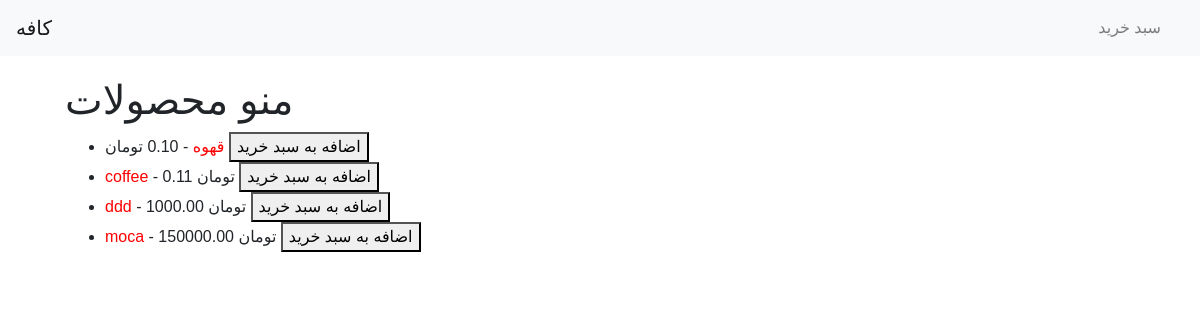
/menu/, run on an earlier commit of the app's database.
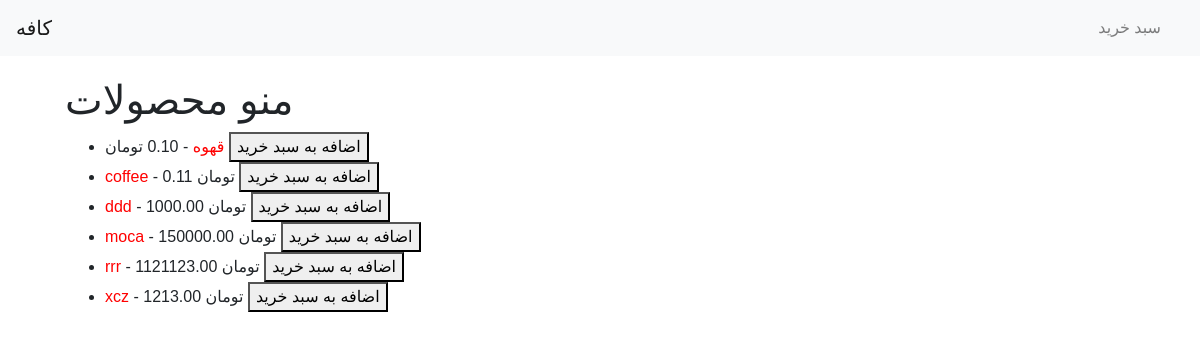
And on a later commit of the database.
### product/models.py (models this page shows, shortened)
class Product(models.Model):
    name = models.CharField(max_length=100)
    description = models.TextField()
    price = models.DecimalField(max_digits=10, decimal_places=2)
    image = models.ImageField(upload_to='img/', default='img/special-1.jpg')

### product/views.py (the view)
# urls.py: path('menu/', menu, name='menu'),
def menu(request):
    products = Product.objects.all()
    return render(request, 'product/menu.html', {'products': products})

### product/templates/product/menu.html (shortened to what this page needs)
{% extends 'product/base.html' %}
{% block content %}
<h1>منو محصولات</h1>
<ul>
    {% for product in products %}
        <li>
            <a href="{% url 'product_detail' product.id %}">{{ product.name }}</a>
            - {{ product.price }} تومان
            <form action="{% url 'cart_add' %}" method="post" style="display:inline;">
                <button type="submit">اضافه به سبد خرید</button>
            </form>
        </li>
    {% endfor %}
</ul>
{% endblock %}

### product/templates/product/base.html (shortened to what this page needs)
{% load static %}
<!DOCTYPE html>
<html>
<head>
	<link rel="stylesheet" href="https://stackpath.bootstrapcdn.com/bootstrap/4.3.1/css/bootstrap.min.css">
  <link rel="stylesheet" type="text/css" href=" {% static 'orders/styles.css' %}">
</head>
<body>
	<nav class="navbar navbar-expand-lg navbar-light bg-light">
  <a class="navbar-brand" href="{% url 'home'%}">کافه</a>
  <div class="collapse navbar-collapse" id="navbarSupportedContent">
    <ul class="navbar-nav ml-auto">
      <li class="nav-item">
        <a class="nav-link" href="{% url 'cart'%}">سبد خرید</a>
      </li>
    </ul>
  </div>
</nav>
	<div class="container">
        <main>
            {% block content %}
            {% endblock %}
        </main>
  </div>
</body>
</html>

### product/static/css/styles.css (style rules this page uses)
body { font-family: Arial, sans-serif; margin: 0; padding: 0; }
nav ul { list-style-type: none; padding: 0; }
a { color: #ff0000; }
nav ul li { display: inline; margin-right: 15px; }
nav ul li a { color: white; text-decoration: none; }
main { padding: 20px; }

What changed in the data, as far as the page shows it:
added Product: name "rrr", price "1121123.00"
added Product: name "xcz", price "1213.00"
